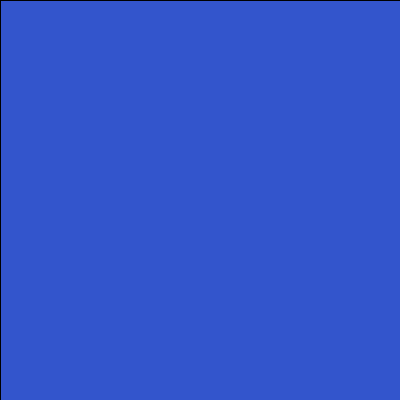
Frame 1 (no input)
Frame 60 (the mouse pressed at the canvas centre just before this capture): identical to frame 1, image omitted
Frame 120 (the mouse held since frame 60 and released just before this capture): identical to frame 1, image omitted

The Processing sketch that drew this single still picture (run headless with seeded random() and noise(); from frame 60 on, the mouse is pressed at the canvas centre):

// Processing sketch: e025_type_letters
// ── e025_type_letters.pde
void setup() {
  size(400, 400);
  background(#3355CC);
}

void draw() {
  fill(#3355CC, 20);
  rect(0,0,width, height);
}

void keyPressed() {
  fill(#FFE200);
  textSize(random(20, 200));
  text(key, random(300), random(100,400));
}
